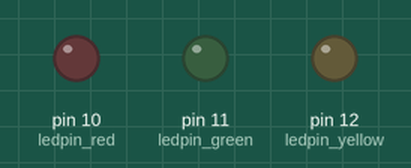
Simulated run of this sketch. Board: Arduino Uno, built with avr-gcc and run on an emulated ATmega328P. Shown: output pins drawn as LEDs (lit = HIGH).

Above: at 0.2 s.
At 0.7 s:
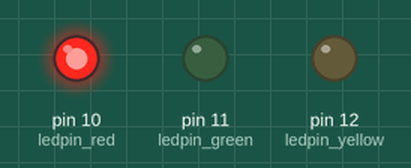
At 1.2 s:
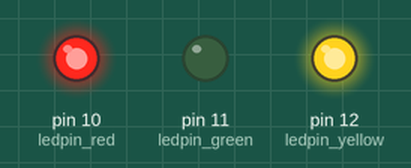
At 3.0 s:
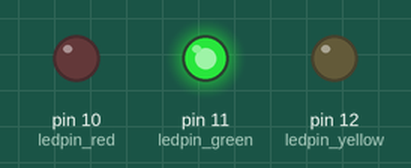
At 3.5 s:
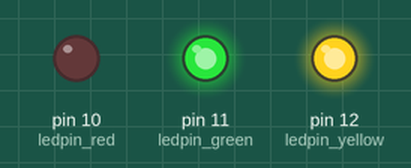
At 4.2 s:
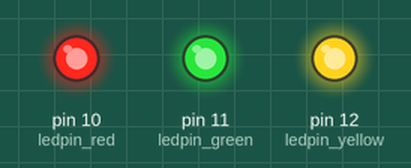
Timing chart, 0 to 6.0 s (numbered marks = the images above):
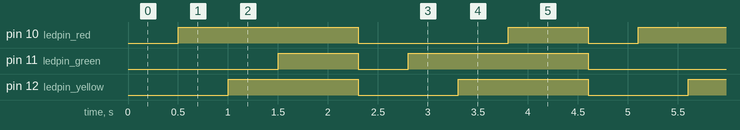

The sketch:

SK__Menyala_dari_kiri_ke_kanan_dan_sebaliknya.ino
```cpp
//Menyala dari kiri ke kanan dan sebaliknya


//menemani pin yang terhubung ke LED
const int ledpin_red = 10;
const int ledpin_yellow = 12;
const int ledpin_green = 11;

void setup() {
  //set pin sebagai output
  pinMode(ledpin_red, OUTPUT);
  pinMode(ledpin_yellow, OUTPUT);
  pinMode(ledpin_green, OUTPUT);
}

void loop() {
  //menyalakan LED
  digitalWrite(ledpin_red, LOW);
  digitalWrite(ledpin_yellow, LOW);
  digitalWrite(ledpin_green, LOW);
  delay(500);
  digitalWrite(ledpin_red, HIGH);
  delay(500);
  digitalWrite(ledpin_yellow, HIGH);
  delay(500);
  digitalWrite(ledpin_green, HIGH);
  delay(800);
  digitalWrite(ledpin_red, LOW);
  digitalWrite(ledpin_yellow, LOW);
  digitalWrite(ledpin_green, LOW);
  delay(500);
  digitalWrite(ledpin_green, HIGH);
  delay(500);
  digitalWrite(ledpin_yellow, HIGH);
  delay(500);
  digitalWrite(ledpin_red, HIGH);
  delay(800);
}
```

Measured:
- by itself, pin 10 (ledpin_red): repeats every 4.6 s: LOW 1.5 s, HIGH 0.80 s, LOW 0.50 s, HIGH 1.8 s
- by itself, pin 11 (ledpin_green): repeats every 4.6 s: LOW 0.50 s, HIGH 1.8 s, LOW 1.5 s, HIGH 0.80 s
- by itself, pin 12 (ledpin_yellow): alternates HIGH for 1.3 s and LOW for 1.0 s
